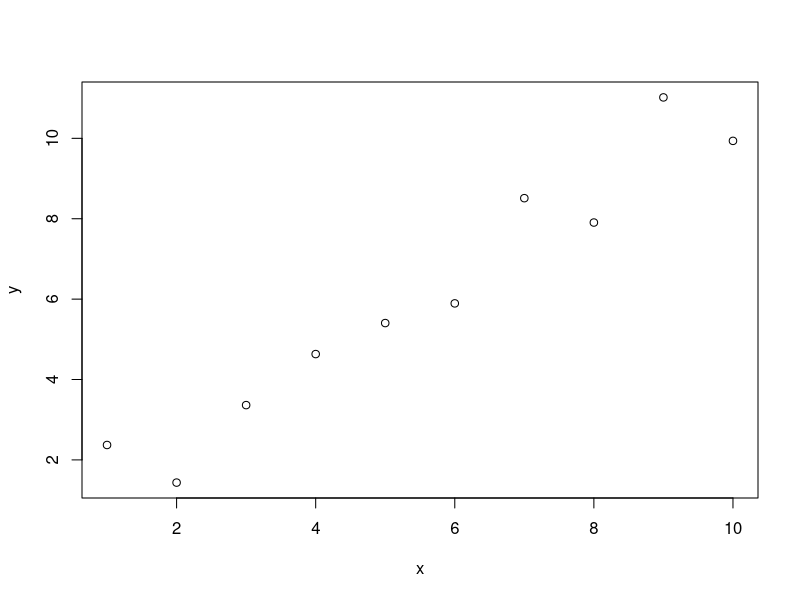
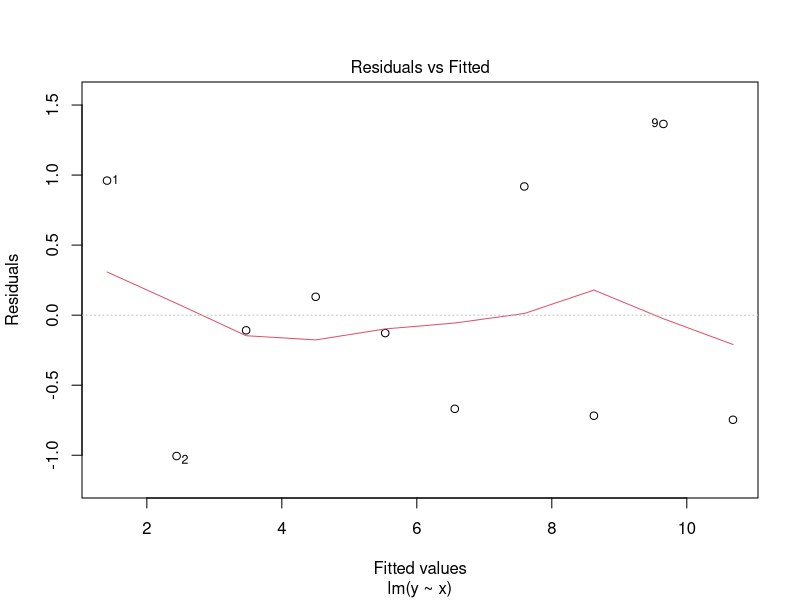
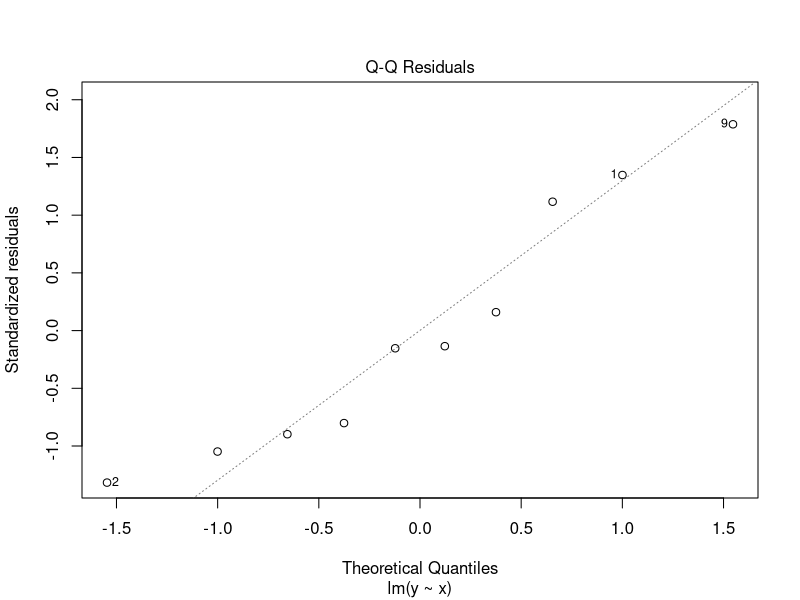
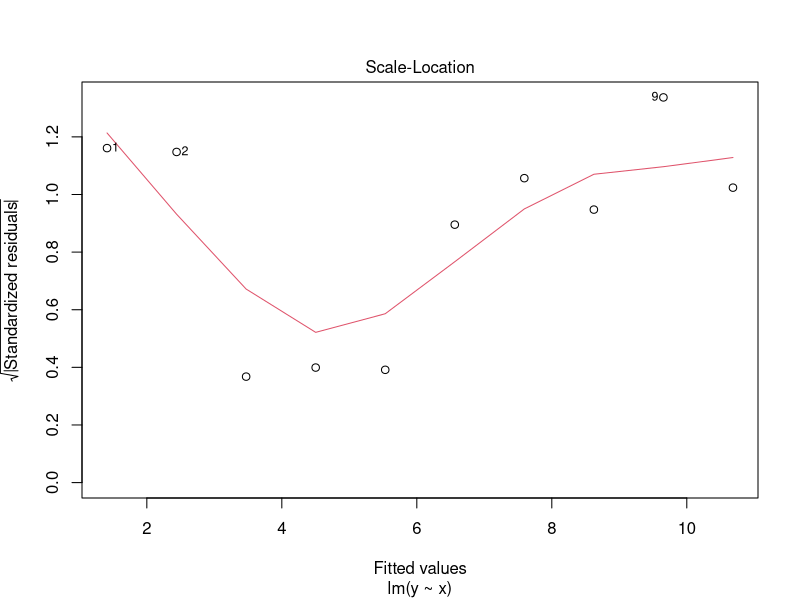
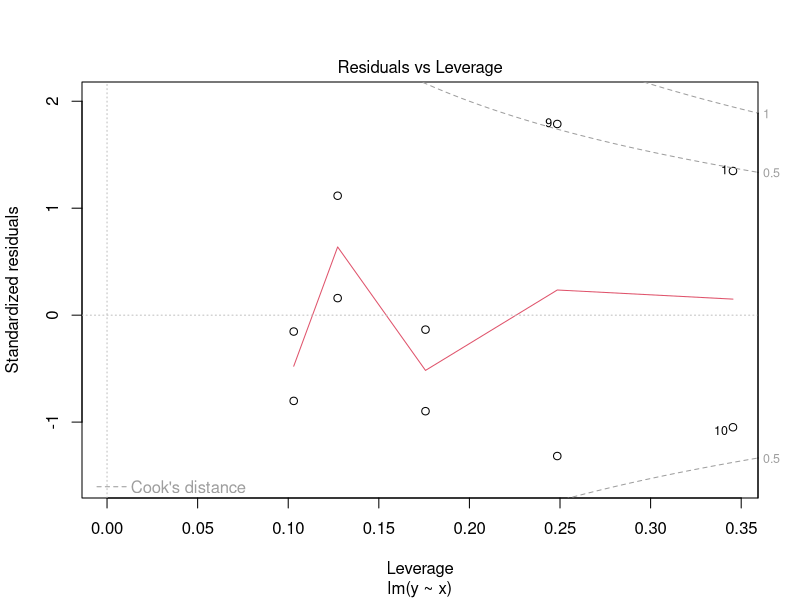
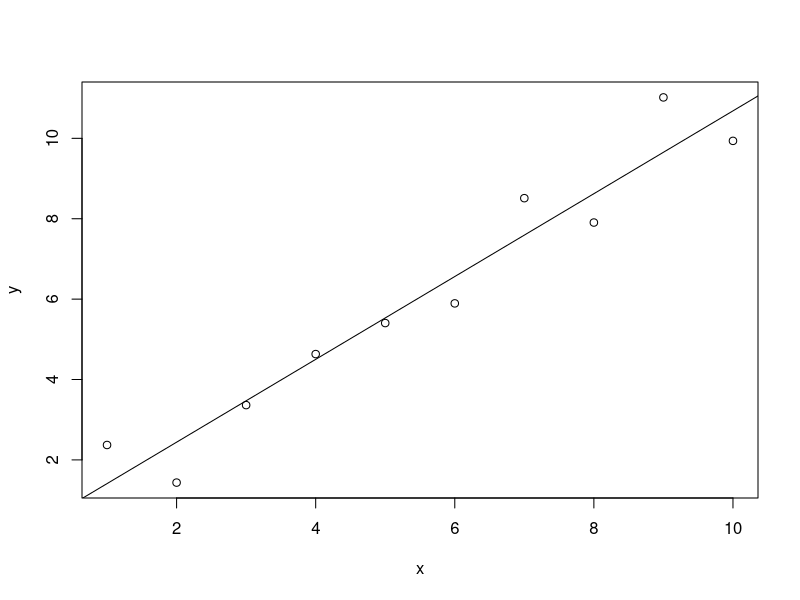

Reproduce these figures in R, in order.
# Strings and quotes

"this is a string"

'this is also a string'

"This is a 'string' with quotes in it"

'This is also a \'string\' with quotes in it'

# Statistical procedures

?t.test

?rnorm

set.seed(42)

x <- 1:10
e <- rnorm(10, 0, 1)
y <- x + e

t.test(x, y)
t.test(x, y, paired = TRUE)

?cor

cor(x, y)

# Modelling

plot(y~x)

model <- lm(y~x)
summary(model)
plot(model)

plot(y~x)
abline(model)

# Built-in R data sets

data()

# Let's use iris

iris

head(iris)
iris$Species
iris$Sepal.Length
mean(iris$Sepal.Length)


# Let's pretend there's a ridiculous outlier

iris$Sepal.Length[15] <- 999
iris$Sepal.Length

mean(iris$Sepal.Length)

# Sometimes a value like 999 is really just a missing observation coded a weird way. Let's replace it

iris$Sepal.Length[15] <- NA
mean(iris$Sepal.Length)

mean(iris$Sepal.Length, na.rm = TRUE)


#More about NA

NA + 4
NA * 100
1 / 0

NA == 0

# Bonus look-ahead

library(dplyr)
t.test(iris %>% filter(Species == "virginica") %>% select(Petal.Width),
       iris %>% filter(Species == "versicolor") %>% select(Petal.Width))